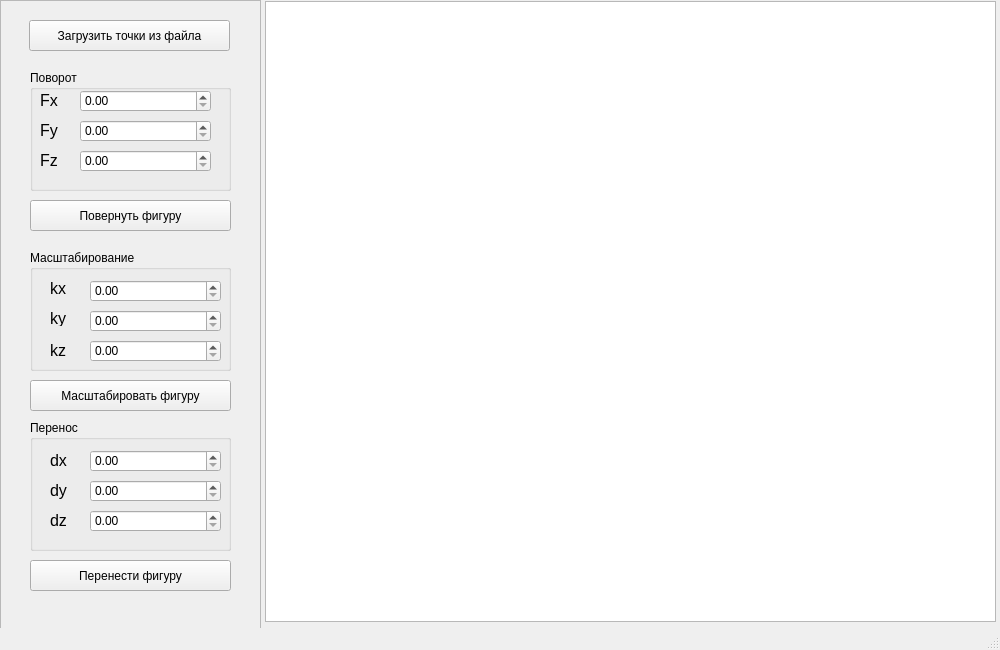
<?xml version="1.0" encoding="UTF-8"?>
<ui version="4.0">
 <class>MainWindow</class>
 <widget class="QMainWindow" name="MainWindow">
  <property name="geometry">
   <rect>
    <x>0</x>
    <y>0</y>
    <width>1000</width>
    <height>650</height>
   </rect>
  </property>
  <property name="windowTitle">
   <string>MainWindow</string>
  </property>
  <widget class="QWidget" name="centralwidget">
   <widget class="QFrame" name="frame">
    <property name="geometry">
     <rect>
      <x>0</x>
      <y>0</y>
      <width>261</width>
      <height>661</height>
     </rect>
    </property>
    <property name="palette">
     <palette>
      <active/>
      <inactive/>
      <disabled/>
     </palette>
    </property>
    <property name="frameShape">
     <enum>QFrame::StyledPanel</enum>
    </property>
    <property name="frameShadow">
     <enum>QFrame::Raised</enum>
    </property>
    <widget class="QPushButton" name="TurnButton">
     <property name="geometry">
      <rect>
       <x>30</x>
       <y>200</y>
       <width>201</width>
       <height>31</height>
      </rect>
     </property>
     <property name="text">
      <string>Повернуть фигуру</string>
     </property>
    </widget>
    <widget class="QPushButton" name="download_figure_button">
     <property name="geometry">
      <rect>
       <x>29</x>
       <y>20</y>
       <width>201</width>
       <height>31</height>
      </rect>
     </property>
     <property name="text">
      <string>Загрузить точки из файла</string>
     </property>
    </widget>
    <widget class="QPushButton" name="pushButton_zoom">
     <property name="geometry">
      <rect>
       <x>30</x>
       <y>380</y>
       <width>201</width>
       <height>31</height>
      </rect>
     </property>
     <property name="text">
      <string>Масштабировать фигуру</string>
     </property>
    </widget>
    <widget class="QPushButton" name="pushButton_move">
     <property name="geometry">
      <rect>
       <x>30</x>
       <y>560</y>
       <width>201</width>
       <height>31</height>
      </rect>
     </property>
     <property name="text">
      <string>Перенести фигуру</string>
     </property>
    </widget>
    <widget class="QGroupBox" name="groupBox">
     <property name="geometry">
      <rect>
       <x>30</x>
       <y>70</y>
       <width>201</width>
       <height>121</height>
      </rect>
     </property>
     <property name="title">
      <string>Поворот</string>
     </property>
     <widget class="QDoubleSpinBox" name="doubleSpinBox_fx">
      <property name="geometry">
       <rect>
        <x>50</x>
        <y>20</y>
        <width>131</width>
        <height>22</height>
       </rect>
      </property>
     </widget>
     <widget class="QDoubleSpinBox" name="doubleSpinBox_fy">
      <property name="geometry">
       <rect>
        <x>50</x>
        <y>50</y>
        <width>131</width>
        <height>22</height>
       </rect>
      </property>
     </widget>
     <widget class="QDoubleSpinBox" name="doubleSpinBox_fz">
      <property name="geometry">
       <rect>
        <x>50</x>
        <y>80</y>
        <width>131</width>
        <height>22</height>
       </rect>
      </property>
     </widget>
     <widget class="QLabel" name="label">
      <property name="geometry">
       <rect>
        <x>10</x>
        <y>20</y>
        <width>21</width>
        <height>21</height>
       </rect>
      </property>
      <property name="font">
       <font>
        <pointsize>12</pointsize>
       </font>
      </property>
      <property name="text">
       <string>Fx</string>
      </property>
     </widget>
     <widget class="QLabel" name="label_2">
      <property name="geometry">
       <rect>
        <x>10</x>
        <y>50</y>
        <width>21</width>
        <height>21</height>
       </rect>
      </property>
      <property name="font">
       <font>
        <pointsize>12</pointsize>
       </font>
      </property>
      <property name="text">
       <string>Fy</string>
      </property>
     </widget>
     <widget class="QLabel" name="label_3">
      <property name="geometry">
       <rect>
        <x>10</x>
        <y>80</y>
        <width>21</width>
        <height>21</height>
       </rect>
      </property>
      <property name="font">
       <font>
        <pointsize>12</pointsize>
       </font>
      </property>
      <property name="text">
       <string>Fz</string>
      </property>
     </widget>
    </widget>
    <widget class="QGroupBox" name="groupBox_2">
     <property name="geometry">
      <rect>
       <x>30</x>
       <y>250</y>
       <width>201</width>
       <height>121</height>
      </rect>
     </property>
     <property name="title">
      <string>Масштабирование</string>
     </property>
     <widget class="QDoubleSpinBox" name="doubleSpinBox_kx">
      <property name="geometry">
       <rect>
        <x>60</x>
        <y>30</y>
        <width>131</width>
        <height>22</height>
       </rect>
      </property>
     </widget>
     <widget class="QDoubleSpinBox" name="doubleSpinBox_ky">
      <property name="geometry">
       <rect>
        <x>60</x>
        <y>60</y>
        <width>131</width>
        <height>22</height>
       </rect>
      </property>
     </widget>
     <widget class="QDoubleSpinBox" name="doubleSpinBox_kz">
      <property name="geometry">
       <rect>
        <x>60</x>
        <y>90</y>
        <width>131</width>
        <height>22</height>
       </rect>
      </property>
     </widget>
     <widget class="QLabel" name="label_6">
      <property name="geometry">
       <rect>
        <x>20</x>
        <y>30</y>
        <width>21</width>
        <height>16</height>
       </rect>
      </property>
      <property name="font">
       <font>
        <pointsize>12</pointsize>
       </font>
      </property>
      <property name="text">
       <string>kx</string>
      </property>
     </widget>
     <widget class="QLabel" name="label_7">
      <property name="geometry">
       <rect>
        <x>20</x>
        <y>60</y>
        <width>37</width>
        <height>16</height>
       </rect>
      </property>
      <property name="font">
       <font>
        <pointsize>12</pointsize>
       </font>
      </property>
      <property name="text">
       <string>ky</string>
      </property>
     </widget>
     <widget class="QLabel" name="label_8">
      <property name="geometry">
       <rect>
        <x>20</x>
        <y>90</y>
        <width>31</width>
        <height>21</height>
       </rect>
      </property>
      <property name="font">
       <font>
        <pointsize>12</pointsize>
       </font>
      </property>
      <property name="text">
       <string>kz</string>
      </property>
     </widget>
    </widget>
    <widget class="QGroupBox" name="groupBox_3">
     <property name="geometry">
      <rect>
       <x>30</x>
       <y>420</y>
       <width>201</width>
       <height>131</height>
      </rect>
     </property>
     <property name="title">
      <string>Перенос</string>
     </property>
     <widget class="QDoubleSpinBox" name="doubleSpinBox_dx">
      <property name="geometry">
       <rect>
        <x>60</x>
        <y>30</y>
        <width>131</width>
        <height>22</height>
       </rect>
      </property>
     </widget>
     <widget class="QDoubleSpinBox" name="doubleSpinBox_dy">
      <property name="geometry">
       <rect>
        <x>60</x>
        <y>60</y>
        <width>131</width>
        <height>22</height>
       </rect>
      </property>
     </widget>
     <widget class="QDoubleSpinBox" name="doubleSpinBox_dz">
      <property name="geometry">
       <rect>
        <x>60</x>
        <y>90</y>
        <width>131</width>
        <height>22</height>
       </rect>
      </property>
     </widget>
     <widget class="QLabel" name="label_10">
      <property name="geometry">
       <rect>
        <x>20</x>
        <y>30</y>
        <width>37</width>
        <height>20</height>
       </rect>
      </property>
      <property name="font">
       <font>
        <pointsize>12</pointsize>
       </font>
      </property>
      <property name="text">
       <string>dx</string>
      </property>
     </widget>
     <widget class="QLabel" name="label_11">
      <property name="geometry">
       <rect>
        <x>20</x>
        <y>60</y>
        <width>37</width>
        <height>21</height>
       </rect>
      </property>
      <property name="font">
       <font>
        <pointsize>12</pointsize>
       </font>
      </property>
      <property name="text">
       <string>dy</string>
      </property>
     </widget>
     <widget class="QLabel" name="label_12">
      <property name="geometry">
       <rect>
        <x>20</x>
        <y>90</y>
        <width>37</width>
        <height>21</height>
       </rect>
      </property>
      <property name="font">
       <font>
        <pointsize>12</pointsize>
       </font>
      </property>
      <property name="text">
       <string>dz</string>
      </property>
     </widget>
    </widget>
   </widget>
   <widget class="QGraphicsView" name="graphicsView">
    <property name="geometry">
     <rect>
      <x>265</x>
      <y>1</y>
      <width>731</width>
      <height>621</height>
     </rect>
    </property>
   </widget>
  </widget>
  <widget class="QMenuBar" name="menubar">
   <property name="geometry">
    <rect>
     <x>0</x>
     <y>0</y>
     <width>1000</width>
     <height>17</height>
    </rect>
   </property>
  </widget>
  <widget class="QStatusBar" name="statusbar"/>
 </widget>
 <resources/>
 <connections/>
</ui>
